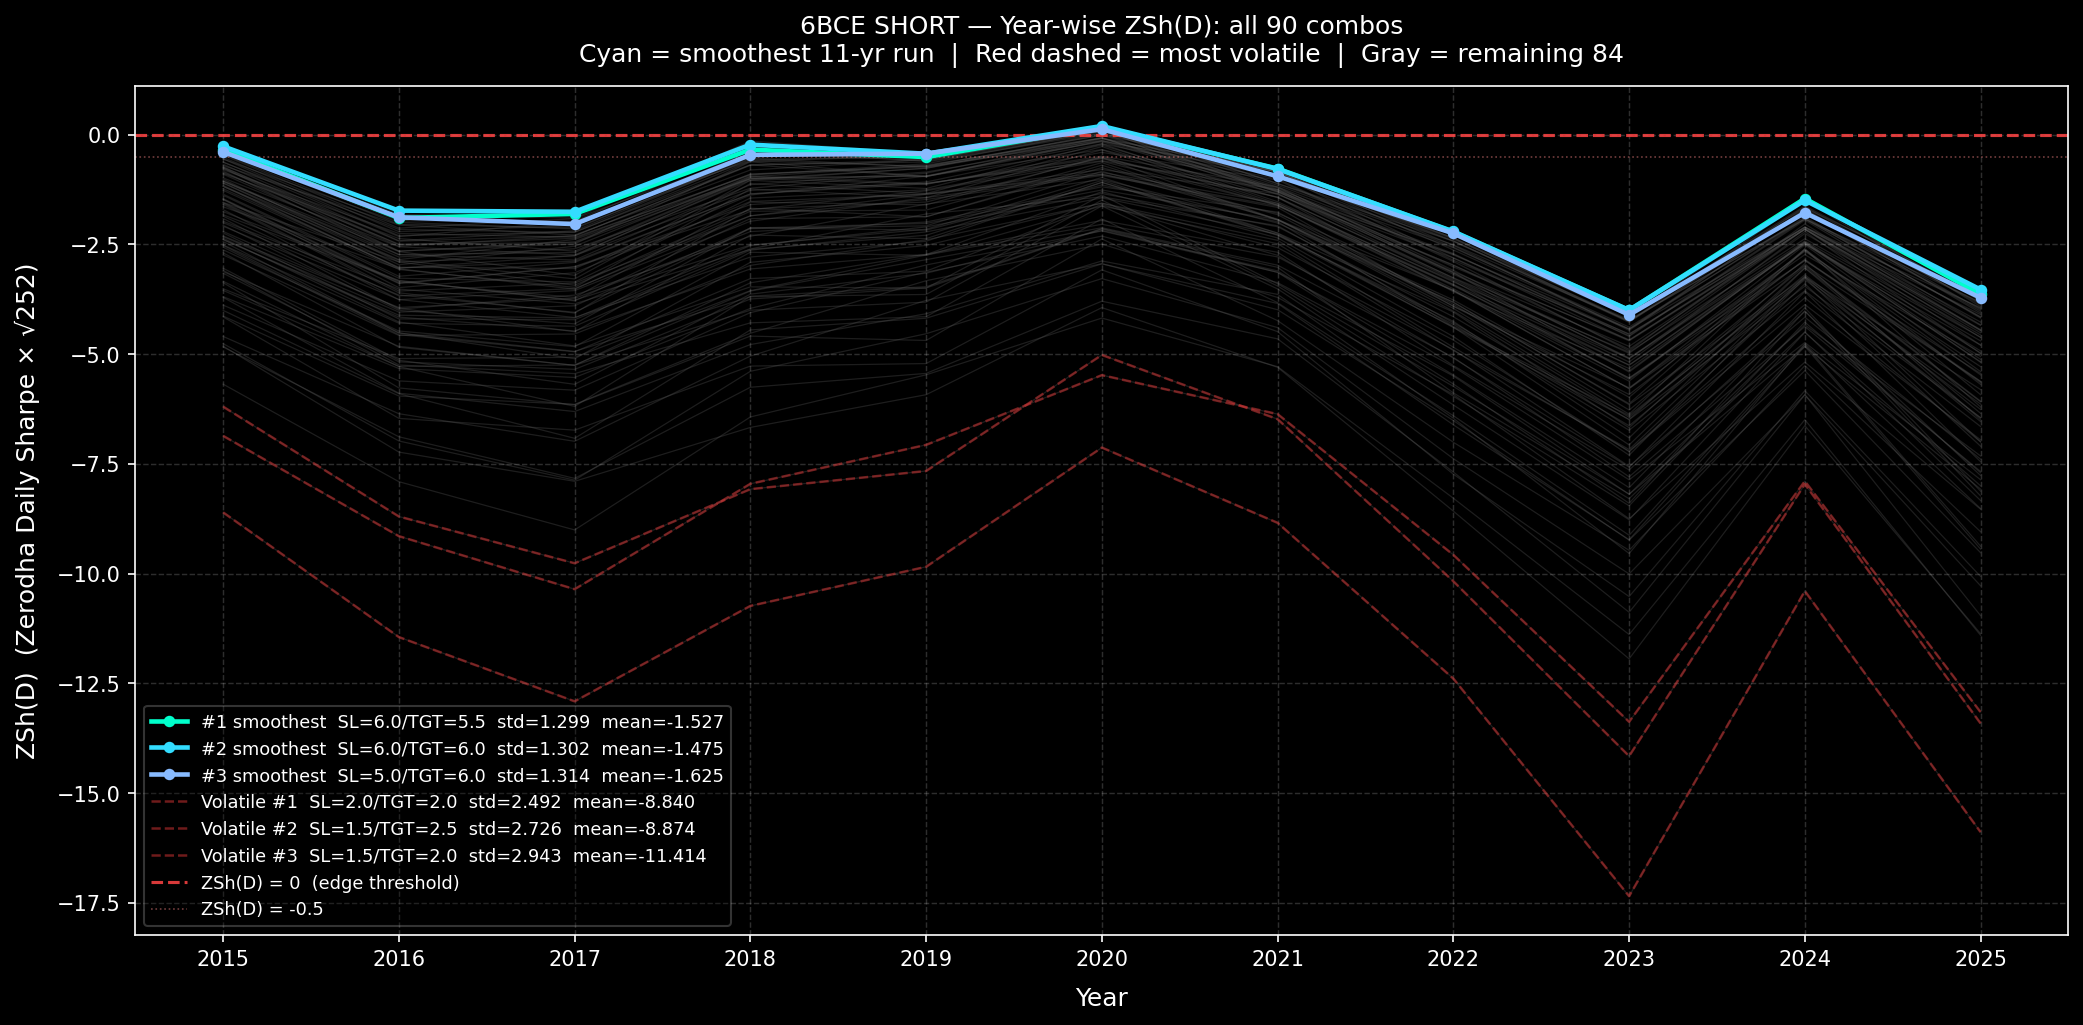

Generate this figure with Python:
import numpy as np
import matplotlib
matplotlib.use('Agg')
import matplotlib.pyplot as plt
import os

plt.style.use('dark_background')

YEARS    = list(range(2015, 2026))
SL_VALS  = [1.5, 2.0, 2.5, 3.0, 3.5, 4.0, 4.5, 5.0, 5.5, 6.0]
TGT_VALS = [2.0, 2.5, 3.0, 3.5, 4.0, 4.5, 5.0, 5.5, 6.0]

cache = np.load(os.path.join(os.path.dirname(os.path.abspath(__file__)), 'sweep_cache_6bce.npz'))
yearly_zshd_grid = cache['yearly_zshd_grid']   # shape: (10, 9, 11)
overall_grid     = cache['overall_grid']        # shape: (10, 9)

# Smoothness = lowest std(yearly ZSh(D)) across 11 years
std_grid   = yearly_zshd_grid.std(axis=2)   # shape: (10, 9)
mean_grid  = yearly_zshd_grid.mean(axis=2)  # shape: (10, 9)

flat_std   = std_grid.ravel()
smooth_idx = [np.unravel_index(i, std_grid.shape) for i in np.argsort(flat_std)[:3]]
rough_idx  = [np.unravel_index(i, std_grid.shape) for i in np.argsort(flat_std)[-3:]]

fig, ax = plt.subplots(figsize=(14, 7))

# Gray spaghetti — all 90 combos
for si in range(len(SL_VALS)):
    for ti in range(len(TGT_VALS)):
        ax.plot(YEARS, yearly_zshd_grid[si, ti], color='#555555',
                linewidth=0.6, alpha=0.35, zorder=1)

# Top 3 smoothest ZSh(D) — highlighted in cyan
smooth_colors = ['#00ffcc', '#33ddff', '#88bbff']
for ci, idx in enumerate(smooth_idx):
    sl_v  = SL_VALS[idx[0]]; tgt_v = TGT_VALS[idx[1]]
    std_v = std_grid[idx];   mean_v = mean_grid[idx]
    ax.plot(YEARS, yearly_zshd_grid[idx[0], idx[1]],
            color=smooth_colors[ci], linewidth=2.2, marker='o', markersize=4.5,
            zorder=4, label=f'#{ci+1} smoothest  SL={sl_v}/TGT={tgt_v}  std={std_v:.3f}  mean={mean_v:.3f}')

# Bottom 3 most volatile ZSh(D) — red dashed
for ci, idx in enumerate(rough_idx):
    sl_v  = SL_VALS[idx[0]]; tgt_v = TGT_VALS[idx[1]]
    std_v = std_grid[idx];   mean_v = mean_grid[idx]
    ax.plot(YEARS, yearly_zshd_grid[idx[0], idx[1]],
            color='#cc3333', linewidth=1.2, linestyle='--', alpha=0.55,
            zorder=3, label=f'Volatile #{ci+1}  SL={sl_v}/TGT={tgt_v}  std={std_v:.3f}  mean={mean_v:.3f}')

# Reference lines
ax.axhline(0.0, color='#ff4444', linewidth=1.5, linestyle='--', alpha=0.85, label='ZSh(D) = 0  (edge threshold)')
ax.axhline(-0.5, color='#ff8888', linewidth=0.8, linestyle=':', alpha=0.45, label='ZSh(D) = -0.5')

ax.set_xticks(YEARS)
ax.set_xticklabels([str(y) for y in YEARS], fontsize=10)
ax.set_xlabel('Year', fontsize=12, labelpad=8)
ax.set_ylabel('ZSh(D)  (Zerodha Daily Sharpe × √252)', fontsize=12, labelpad=8)
ax.set_title('6BCE SHORT — Year-wise ZSh(D): all 90 combos\n'
             'Cyan = smoothest 11-yr run  |  Red dashed = most volatile  |  Gray = remaining 84',
             fontsize=12, pad=12)
ax.grid(True, linestyle='--', alpha=0.18, linewidth=0.7)
ax.legend(fontsize=8.5, loc='lower left', framealpha=0.25)

plt.tight_layout()
out = os.path.join(os.path.dirname(os.path.abspath(__file__)), 'chart_spaghetti_zshd_6bce.png')
plt.savefig(out, dpi=150, bbox_inches='tight', facecolor=fig.get_facecolor())
print(f'Saved: {out}')
